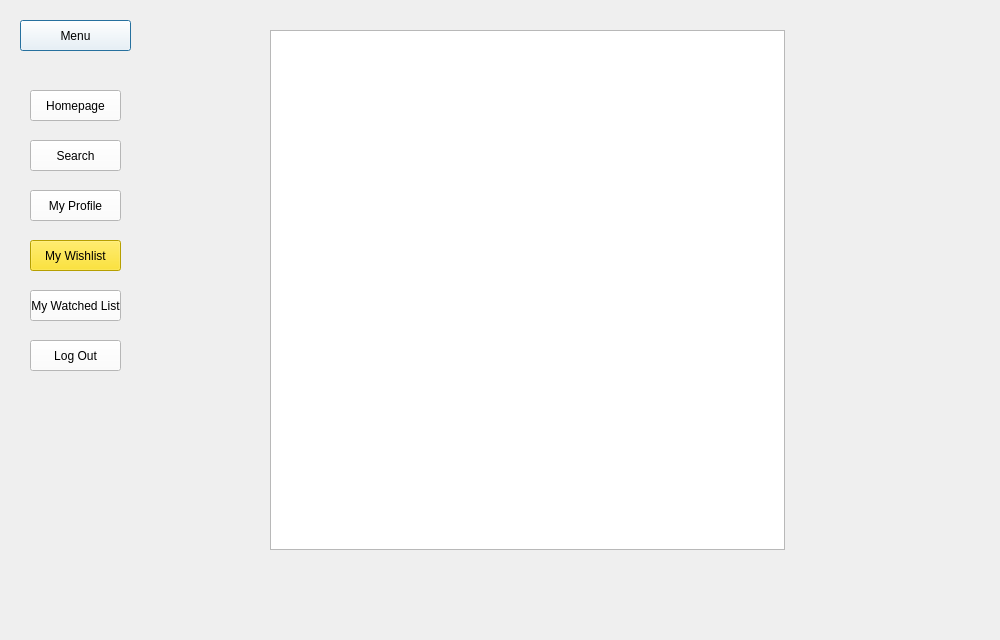
<?xml version="1.0" encoding="UTF-8"?>
<ui version="4.0">
 <class>WishListClass</class>
 <widget class="QDialog" name="WishListClass">
  <property name="geometry">
   <rect>
    <x>0</x>
    <y>0</y>
    <width>1000</width>
    <height>640</height>
   </rect>
  </property>
  <property name="windowTitle">
   <string>WishList</string>
  </property>
  <widget class="QListWidget" name="listWidget">
   <property name="geometry">
    <rect>
     <x>270</x>
     <y>30</y>
     <width>515</width>
     <height>520</height>
    </rect>
   </property>
  </widget>
  <widget class="QFrame" name="frame">
   <property name="geometry">
    <rect>
     <x>10</x>
     <y>10</y>
     <width>131</width>
     <height>381</height>
    </rect>
   </property>
   <property name="styleSheet">
    <string notr="true">background-color: transparent</string>
   </property>
   <property name="frameShape">
    <enum>QFrame::StyledPanel</enum>
   </property>
   <property name="frameShadow">
    <enum>QFrame::Raised</enum>
   </property>
   <widget class="QPushButton" name="MenuButton">
    <property name="geometry">
     <rect>
      <x>10</x>
      <y>10</y>
      <width>111</width>
      <height>31</height>
     </rect>
    </property>
    <property name="styleSheet">
     <string notr="true">background-color: rgb(255,255,255);
font: 700 9pt &quot;Segoe UI&quot;;</string>
    </property>
    <property name="text">
     <string>Menu</string>
    </property>
    <property name="icon">
     <iconset theme="go-bottom">
      <normaloff>.</normaloff>.</iconset>
    </property>
    <property name="flat">
     <bool>false</bool>
    </property>
   </widget>
   <widget class="QPushButton" name="WatchedListButton">
    <property name="geometry">
     <rect>
      <x>20</x>
      <y>280</y>
      <width>91</width>
      <height>31</height>
     </rect>
    </property>
    <property name="styleSheet">
     <string notr="true">background-color: rgb(255,255,255);</string>
    </property>
    <property name="text">
     <string>My Watched List</string>
    </property>
   </widget>
   <widget class="QPushButton" name="WishListButton">
    <property name="geometry">
     <rect>
      <x>20</x>
      <y>230</y>
      <width>91</width>
      <height>31</height>
     </rect>
    </property>
    <property name="styleSheet">
     <string notr="true">background-color: rgb(255,222,0);</string>
    </property>
    <property name="text">
     <string>My Wishlist</string>
    </property>
   </widget>
   <widget class="QPushButton" name="LogOutButton">
    <property name="geometry">
     <rect>
      <x>20</x>
      <y>330</y>
      <width>91</width>
      <height>31</height>
     </rect>
    </property>
    <property name="styleSheet">
     <string notr="true">background-color: rgb(255,255,255);</string>
    </property>
    <property name="text">
     <string>Log Out</string>
    </property>
   </widget>
   <widget class="QPushButton" name="HomepageButton">
    <property name="geometry">
     <rect>
      <x>20</x>
      <y>80</y>
      <width>91</width>
      <height>31</height>
     </rect>
    </property>
    <property name="styleSheet">
     <string notr="true">background-color: rgb(255,255,255)</string>
    </property>
    <property name="text">
     <string>Homepage</string>
    </property>
   </widget>
   <widget class="QPushButton" name="MyProfileButton">
    <property name="geometry">
     <rect>
      <x>20</x>
      <y>180</y>
      <width>91</width>
      <height>31</height>
     </rect>
    </property>
    <property name="autoFillBackground">
     <bool>false</bool>
    </property>
    <property name="styleSheet">
     <string notr="true">background-color: rgb(255,255,255);</string>
    </property>
    <property name="text">
     <string>My Profile</string>
    </property>
    <property name="checkable">
     <bool>false</bool>
    </property>
    <property name="flat">
     <bool>false</bool>
    </property>
   </widget>
   <widget class="QPushButton" name="SearchButton">
    <property name="geometry">
     <rect>
      <x>20</x>
      <y>130</y>
      <width>91</width>
      <height>31</height>
     </rect>
    </property>
    <property name="styleSheet">
     <string notr="true">background-color: rgb(255,255,255);</string>
    </property>
    <property name="text">
     <string>Search</string>
    </property>
   </widget>
  </widget>
 </widget>
 <layoutdefault spacing="6" margin="11"/>
 <resources/>
 <connections/>
</ui>
